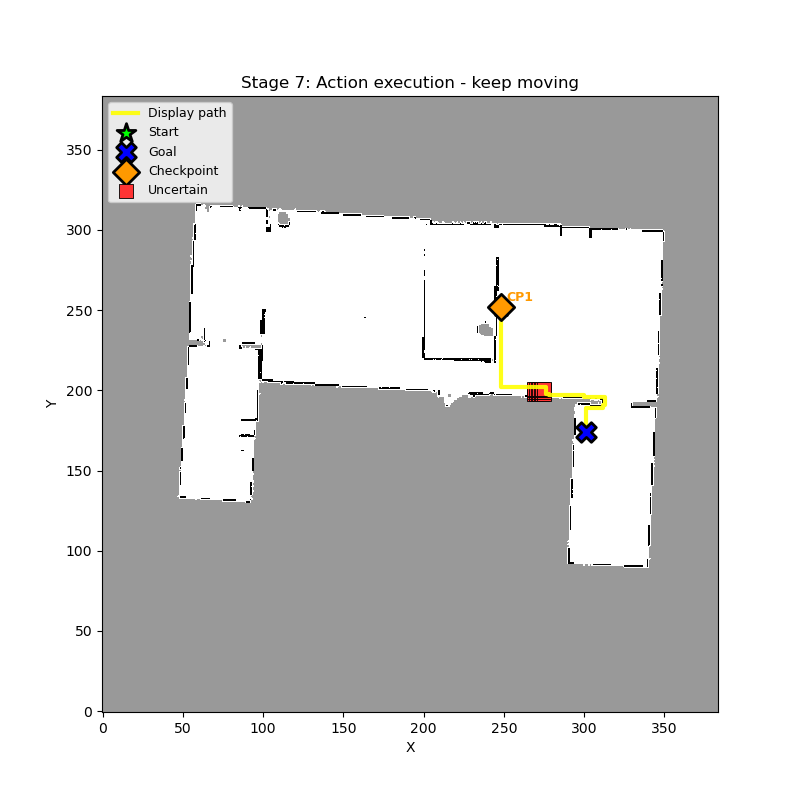
#> input picture uncertain_clustered_seed1110.png, 800 x 800 px, given in place of house.pgm, which was not available
$ python test_llm_full_pipeline.py
#> lines starting #> are read from the running program, lines starting #| are printed output that depends on the picture
### src/final_proj/final_proj/environment/map_loader.py
import yaml
import numpy as np
from PIL import Image
from pathlib import Path

class MapLoader:
    def __init__(self, yaml_path):
        self.yaml_path = Path(yaml_path)
        self.data = None
        self.image = None
        self.grid = None

    def load(self):
        with open(self.yaml_path, "r") as f:
            self.data = yaml.safe_load(f)

        image_path = self.yaml_path.parent / self.data["image"]
        self.image = Image.open(image_path).convert("L")
        img_array = np.array(self.image).astype(np.float32)

        img_array = 255.0 - img_array
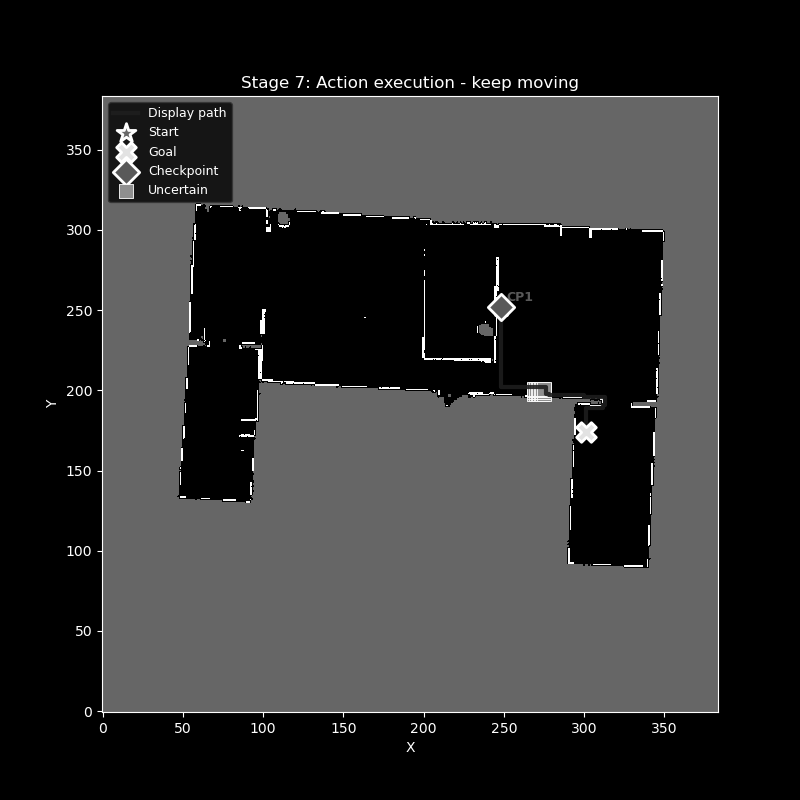
#> img_array: shape (800, 800) float32; min 0, max 255, mean 46.3

        occupancy_threshold = self.data.get("occupied_thresh", 0.65)
        free_threshold = self.data.get("free_thresh", 0.196)

        normalized = img_array / 255.0
        grid = np.full(normalized.shape, -1, dtype=int)
        grid[normalized >= occupancy_threshold] = 1
        grid[normalized <= free_threshold] = 0

        self.grid = np.flipud(grid)
        return self.grid

    def get_grid(self):
        if self.grid is None:
            return self.load()
        return self.grid

    def get_resolution(self):
        return self.data["resolution"]

    def get_origin(self):
        return self.data["origin"]

### src/final_proj/final_proj/planning/astar.py
import heapq
import math
import numpy as np

def heuristic(a, b):
    return abs(a[0] - b[0]) + abs(a[1] - b[1])

# [6 lines left out: function reconstruct_path, not called in this run]

def astar(cost_map, start, goal):
    height, width = cost_map.shape
    open_set = []
    heapq.heappush(open_set, (0.0, start))

    came_from = {}
    g_score = {start: 0.0}
    closed = set()

    while open_set:
        _, current = heapq.heappop(open_set)

        if current in closed:
            continue

        if current == goal:
            return reconstruct_path(came_from, current)

        closed.add(current)
        x, y = current

        for dx, dy in [(1, 0), (-1, 0), (0, 1), (0, -1)]:
            nx = x + dx
            ny = y + dy

            if nx < 0 or ny < 0 or nx >= width or ny >= height:
                continue

            cell_cost = cost_map[ny, nx]
            if not np.isfinite(cell_cost):
                continue

            neighbor = (nx, ny)
            tentative_g = g_score[current] + cell_cost

            if neighbor not in g_score or tentative_g < g_score[neighbor]:
                came_from[neighbor] = current
                g_score[neighbor] = tentative_g
                f_score = tentative_g + heuristic(neighbor, goal)
                heapq.heappush(open_set, (f_score, neighbor))

    return None

### src/final_proj/final_proj/environment/corruption.py
import numpy as np

class Corruptor:
    def __init__(self, corruption_rate=0.1, uncertain_value=-1):
        self.corruption_rate = corruption_rate
        self.uncertain_value = uncertain_value

    # [222 lines left out: functions inject_random_corruption, inject_random_blockage, inject_block, generate_moving_obstacle_sequence, generate_permanent_obstacle_sequence, generate_clustered_uncertainty_sequence, not called in this run]

### src/final_proj/final_proj/environment/context_extractor.py
import numpy as np

class ContextExtractor:
    def __init__(self, patch_size=7):
        self.patch_size = patch_size

    # [18 lines left out: function extract_patch, not called in this run]

    def find_uncertain_cells(self, grid):
        ys, xs = np.where(grid == -1)
        return list(zip(xs.tolist(), ys.tolist()))

### src/final_proj/final_proj/llm/prompt_builder.py
import json

class PromptBuilder:
    def __init__(self):
        pass

    # [54 lines left out: functions _to_builtin, build_region_prompt, build_skill_query_prompt, not called in this run]

### src/final_proj/final_proj/llm/response_parser.py
import json

class ResponseParser:
    def __init__(self):
        pass

    # [42 lines left out: functions parse_region_response, parse_temporal_obstacle_response, parse_skill_response, not called in this run]

### src/final_proj/final_proj/llm/client.py
import json
import os

try:
    from groq import Groq
except ImportError:
    Groq = None

class LLMClient:
    def __init__(self, model_name="llama-3.1-8b-instant"):
        self.model_name = model_name
        self.client = None
        self.is_stub = False

        if Groq is None:
            print("[WARN] groq is not installed; using local LLM stub fallback.")
            self.is_stub = True
            return

        api_key = os.environ.get("GROQ_API_KEY")
        if api_key is None:
            print("[WARN] GROQ_API_KEY is not set; using local LLM stub fallback.")
            self.is_stub = True
            return

        self.client = Groq(api_key=api_key)

    # [180 lines left out: functions query, stub_response, temporal_stub_response, not called in this run]

### src/final_proj/final_proj/planning/replanner.py
import numpy as np

class Replanner:
    def __init__(self, prompt_builder, response_parser, llm_client, context_extractor):
        self.prompt_builder = prompt_builder
        self.response_parser = response_parser
        self.llm_client = llm_client
        self.context_extractor = context_extractor
        self.last_prompt = None
        self.last_response = None
        self.last_patch = None

    # [118 lines left out: functions get_debug_info, get_path_neighborhood, classify_region, apply_decision_to_grid, replan, classify_temporal_obstacle and 1 more, not called in this run]

### experiments/test_llm_full_pipeline.py
#!/usr/bin/env python3
"""Run an end-to-end LLM-guided navigation pipeline and visualize the decision loop."""

import argparse
import json
import random
import sys
from pathlib import Path

import numpy as np

try:
    import matplotlib.pyplot as plt
    from matplotlib.colors import BoundaryNorm, ListedColormap
    from matplotlib import patches
    MATPLOTLIB_AVAILABLE = True
except ImportError:
    MATPLOTLIB_AVAILABLE = False
import logging

# Configure module logger
logger = logging.getLogger(__name__)
if not logger.handlers:
    logging.basicConfig(level=logging.INFO)

# Silence noisy BoundaryNorm invertible exceptions raised inside Matplotlib
if MATPLOTLIB_AVAILABLE:
    try:
        import matplotlib.cbook as _cbook

        _orig_exc_printer = getattr(_cbook, "_exception_printer", None)

        # [9 lines left out: function _filtered_exception_printer, not called in this run]

        if _orig_exc_printer is not None:
            _cbook._exception_printer = _filtered_exception_printer
    except Exception:
        # If we cannot patch matplotlib, don't fail — it's optional for visualization
        logger.debug("Could not install BoundaryNorm exception filter", exc_info=True)
    # Additionally, wrap traceback.print_exc to suppress noisy BoundaryNorm prints
    try:
        import traceback, sys as _sys
        _orig_print_exc = traceback.print_exc

        # [9 lines left out: function _filtered_print_exc, not called in this run]

        traceback.print_exc = _filtered_print_exc
    except Exception:
        logger.debug("Could not patch traceback.print_exc", exc_info=True)
    # Also wrap the CallbackRegistry.process to catch BoundaryNorm ValueError
    try:
        import matplotlib.backend_bases as _backend_bases
        _orig_cr_process = getattr(_backend_bases.CallbackRegistry, 'process', None)

        # [11 lines left out: function _filtered_cr_process, not called in this run]

        if _orig_cr_process is not None:
            _backend_bases.CallbackRegistry.process = _filtered_cr_process
    except Exception:
        logger.debug('Could not patch CallbackRegistry.process', exc_info=True)
    # As a last-resort simple filter, replace sys.excepthook to catch the specific
    # BoundaryNorm ValueError and print a short warning instead of a full traceback.
    try:
        import sys as _sys
        _orig_excepthook = _sys.excepthook

        # [9 lines left out: function _simple_excepthook, not called in this run]

        _sys.excepthook = _simple_excepthook
    except Exception:
        logger.debug('Could not install simple sys.excepthook filter', exc_info=True)

from final_proj.paths import DEFAULT_MAP
from final_proj.environment.map_loader import MapLoader
from final_proj.environment.corruption import Corruptor
from final_proj.environment.context_extractor import ContextExtractor
from final_proj.planning.astar import astar
from final_proj.llm.prompt_builder import PromptBuilder
from final_proj.llm.response_parser import ResponseParser
from final_proj.llm.client import LLMClient
from final_proj.planning.replanner import Replanner


class FullPipelineSimulator:
    MODES = ["uncertain_sparse", "uncertain_clustered", "blocked_moving", "blocked_permanent"]

    def __init__(self, map_path, noise_rate=0.05, sparse_rate=None, num_timesteps=3, seed=None):
        if seed is not None:
            random.seed(seed)
            np.random.seed(seed)

        self.map_loader = MapLoader(map_path)
        self.grid_original = self.map_loader.get_grid().copy()
        self.noise_rate = noise_rate
        self.sparse_rate = sparse_rate if sparse_rate is not None else noise_rate
        self.num_timesteps = num_timesteps
        self.corruptor = Corruptor(corruption_rate=self.noise_rate)
        self.replanner = Replanner(PromptBuilder(), ResponseParser(), LLMClient(), ContextExtractor())

    def find_random_valid_cells(self):
        free_cells = np.where(self.grid_original == 0)
        free_cells = list(zip(free_cells[1], free_cells[0]))
        start = tuple(int(v) for v in random.choice(free_cells))
        goal = tuple(int(v) for v in random.choice(free_cells))
        while goal == start:
            goal = tuple(int(v) for v in random.choice(free_cells))
        return start, goal

    def make_cost_map(self, grid):
        cost_map = np.full(grid.shape, np.inf, dtype=float)
        cost_map[grid == 0] = 1.0
        cost_map[grid == -1] = 5.0
        return cost_map

    # [81 lines left out: functions generate_scenario, generate_clustered_uncertainty, describe_action, _mode_description, _trim_path_at_corruption, not called in this run]

    def run(self, mode=None, show_window=True):
        if mode is None or mode == "random":
            mode = random.choice(self.MODES)

        start, goal = self.find_random_valid_cells()
        original_cost = self.make_cost_map(self.grid_original)
        original_path = astar(original_cost, start, goal)
        if original_path is None:
#> (the run stopped early here; a loop or call above may not have finished)

$ run again, on uncertain_sparse_seed1110.png
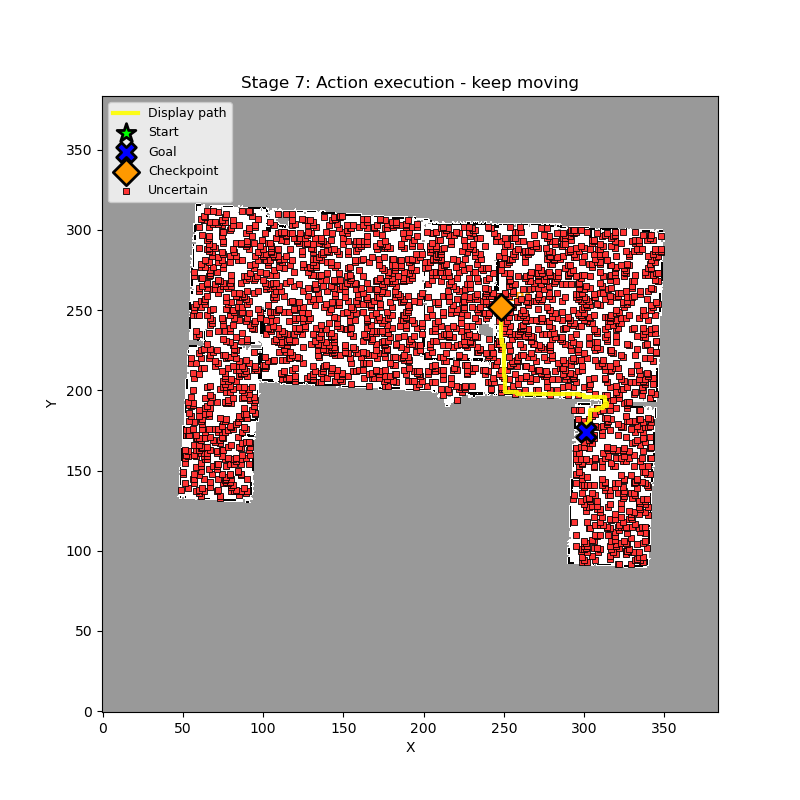
#> input picture uncertain_sparse_seed1110.png, 800 x 800 px, given in place of house.pgm, which was not available
#> in load, `self.image = Image.open(image_path).convert("L")`:
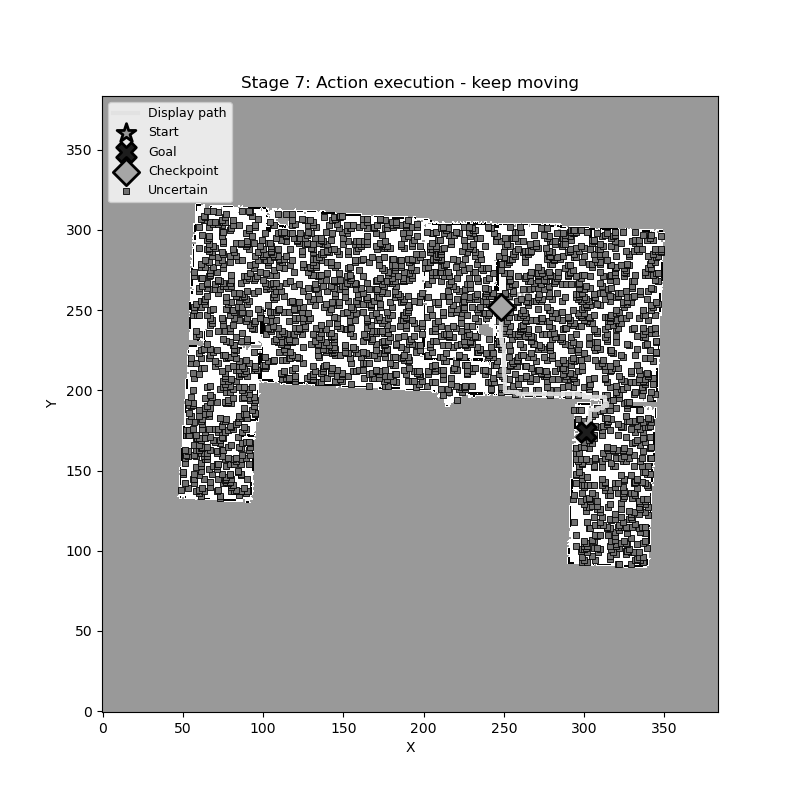
#> self.image: PIL image 800x800 L; min 0, max 255, mean 188.5
#> in load, `img_array = 255.0 - img_array`:
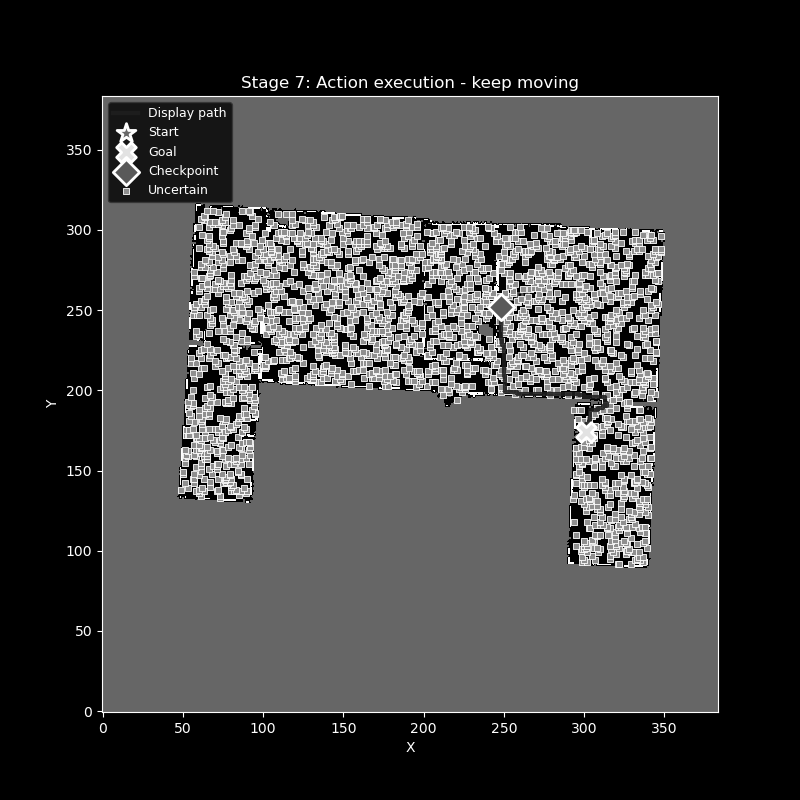
#> img_array: shape (800, 800) float32; min 0, max 255, mean 66.5
